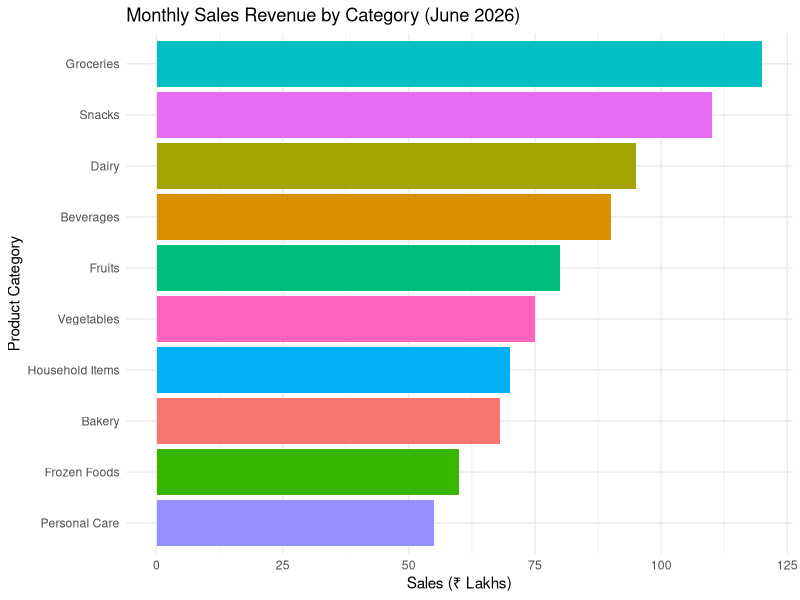

The R script that drew this image:
library(ggplot2)

q1_data <- data.frame(
  Category = c("Groceries", "Dairy", "Fruits", "Vegetables", "Bakery", 
               "Beverages", "Snacks", "Personal Care", "Household Items", "Frozen Foods"),
  Sales = c(120, 95, 80, 75, 68, 90, 110, 55, 70, 60)
)

ggplot(q1_data, aes(x = reorder(Category, Sales), y = Sales, fill = Category)) +
  geom_bar(stat = "identity") +
  coord_flip() + 
  theme_minimal() +
  labs(title = "Monthly Sales Revenue by Category (June 2026)",
       x = "Product Category",
       y = "Sales (₹ Lakhs)") +
  theme(legend.position = "none") 
